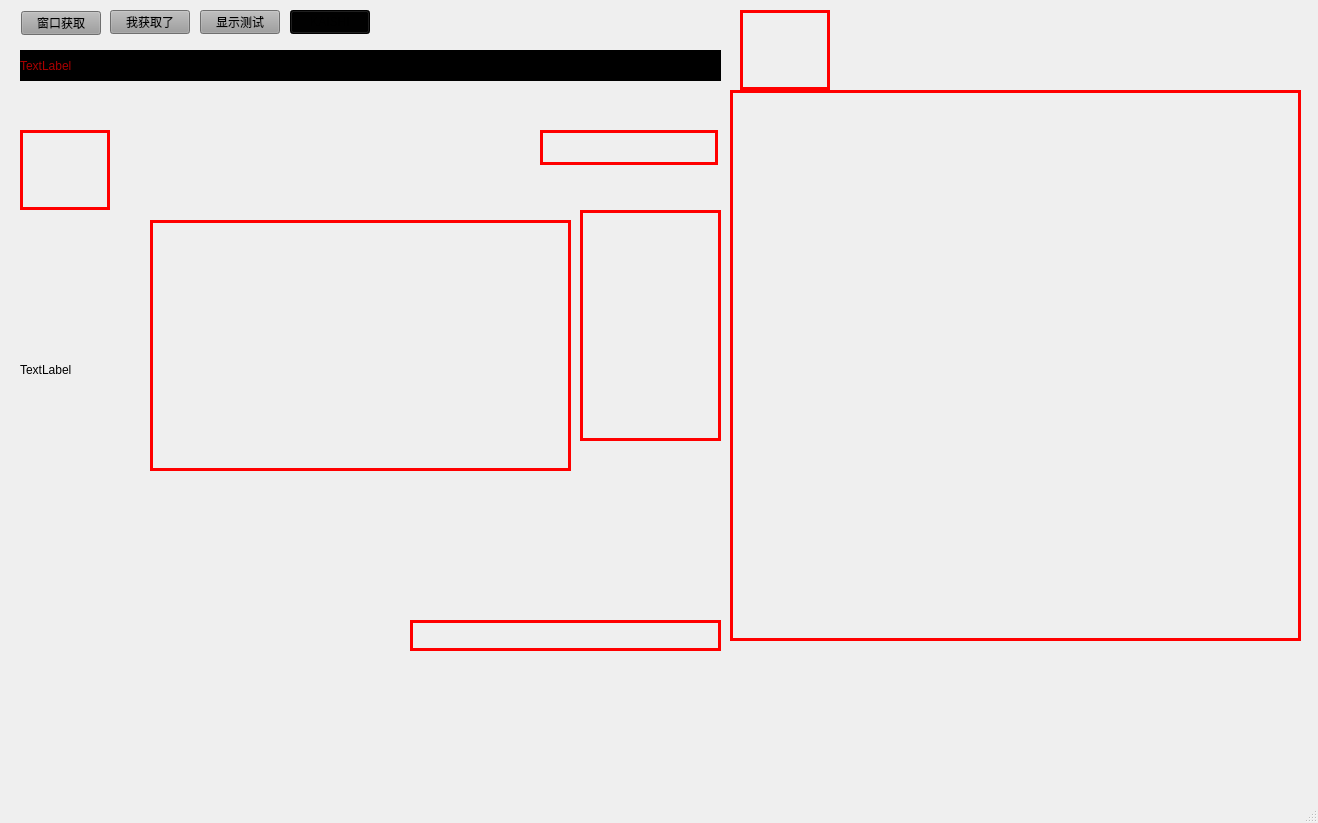
<?xml version="1.0" encoding="UTF-8"?>
<ui version="4.0">
 <class>MainWindow</class>
 <widget class="QMainWindow" name="MainWindow">
  <property name="geometry">
   <rect>
    <x>0</x>
    <y>0</y>
    <width>1318</width>
    <height>823</height>
   </rect>
  </property>
  <property name="minimumSize">
   <size>
    <width>800</width>
    <height>700</height>
   </size>
  </property>
  <property name="maximumSize">
   <size>
    <width>6000</width>
    <height>6000</height>
   </size>
  </property>
  <property name="windowTitle">
   <string>MainWindow</string>
  </property>
  <widget class="QWidget" name="centralwidget">
   <widget class="QLabel" name="label_gameinfo">
    <property name="geometry">
     <rect>
      <x>20</x>
      <y>90</y>
      <width>700</width>
      <height>560</height>
     </rect>
    </property>
    <property name="minimumSize">
     <size>
      <width>700</width>
      <height>560</height>
     </size>
    </property>
    <property name="maximumSize">
     <size>
      <width>700</width>
      <height>560</height>
     </size>
    </property>
    <property name="styleSheet">
     <string notr="true">background-image: url(:/pic/3.png);</string>
    </property>
    <property name="text">
     <string>TextLabel</string>
    </property>
    <property name="scaledContents">
     <bool>true</bool>
    </property>
   </widget>
   <widget class="QPushButton" name="pushButton_capture">
    <property name="geometry">
     <rect>
      <x>21</x>
      <y>11</y>
      <width>80</width>
      <height>24</height>
     </rect>
    </property>
    <property name="styleSheet">
     <string notr="true">
background-color: rgb(156, 156, 156);</string>
    </property>
    <property name="text">
     <string>窗口获取</string>
    </property>
   </widget>
   <widget class="QLabel" name="label_sysinfor">
    <property name="geometry">
     <rect>
      <x>20</x>
      <y>50</y>
      <width>701</width>
      <height>31</height>
     </rect>
    </property>
    <property name="styleSheet">
     <string notr="true">background-color: rgb(0, 0, 0);
color: rgb(170, 0, 0);</string>
    </property>
    <property name="text">
     <string>TextLabel</string>
    </property>
   </widget>
   <widget class="QPushButton" name="pushButton_imgtest">
    <property name="geometry">
     <rect>
      <x>200</x>
      <y>10</y>
      <width>80</width>
      <height>24</height>
     </rect>
    </property>
    <property name="styleSheet">
     <string notr="true">
background-color: rgb(156, 156, 156);</string>
    </property>
    <property name="text">
     <string>显示测试</string>
    </property>
   </widget>
   <widget class="QPushButton" name="pushButton_capture_2">
    <property name="geometry">
     <rect>
      <x>110</x>
      <y>10</y>
      <width>80</width>
      <height>24</height>
     </rect>
    </property>
    <property name="styleSheet">
     <string notr="true">
background-color: rgb(156, 156, 156);</string>
    </property>
    <property name="text">
     <string>我获取了</string>
    </property>
   </widget>
   <widget class="QLabel" name="label">
    <property name="geometry">
     <rect>
      <x>20</x>
      <y>130</y>
      <width>90</width>
      <height>80</height>
     </rect>
    </property>
    <property name="styleSheet">
     <string notr="true">border: 3px solid red;background: transparent;</string>
    </property>
    <property name="text">
     <string/>
    </property>
   </widget>
   <widget class="QLabel" name="label_2">
    <property name="geometry">
     <rect>
      <x>540</x>
      <y>130</y>
      <width>178</width>
      <height>35</height>
     </rect>
    </property>
    <property name="styleSheet">
     <string notr="true">border: 3px solid red;background: transparent;</string>
    </property>
    <property name="text">
     <string/>
    </property>
   </widget>
   <widget class="QLabel" name="label_3">
    <property name="geometry">
     <rect>
      <x>150</x>
      <y>220</y>
      <width>421</width>
      <height>251</height>
     </rect>
    </property>
    <property name="styleSheet">
     <string notr="true">border: 3px solid red;background: transparent;</string>
    </property>
    <property name="text">
     <string/>
    </property>
   </widget>
   <widget class="QLabel" name="label_4">
    <property name="geometry">
     <rect>
      <x>410</x>
      <y>620</y>
      <width>311</width>
      <height>31</height>
     </rect>
    </property>
    <property name="styleSheet">
     <string notr="true">border: 3px solid red;background: transparent;</string>
    </property>
    <property name="text">
     <string/>
    </property>
   </widget>
   <widget class="QLabel" name="label_6">
    <property name="geometry">
     <rect>
      <x>580</x>
      <y>210</y>
      <width>141</width>
      <height>231</height>
     </rect>
    </property>
    <property name="styleSheet">
     <string notr="true">border: 3px solid red;background: transparent;</string>
    </property>
    <property name="text">
     <string/>
    </property>
   </widget>
   <widget class="QPushButton" name="pushButton_START">
    <property name="geometry">
     <rect>
      <x>290</x>
      <y>10</y>
      <width>80</width>
      <height>24</height>
     </rect>
    </property>
    <property name="styleSheet">
     <string notr="true">background-color: rgb(1, 1, 1);</string>
    </property>
    <property name="text">
     <string>KAISHI</string>
    </property>
   </widget>
   <widget class="QLabel" name="label_7">
    <property name="geometry">
     <rect>
      <x>740</x>
      <y>10</y>
      <width>90</width>
      <height>80</height>
     </rect>
    </property>
    <property name="styleSheet">
     <string notr="true">border: 3px solid red;background: transparent;</string>
    </property>
    <property name="text">
     <string/>
    </property>
   </widget>
   <widget class="QLabel" name="label_9">
    <property name="geometry">
     <rect>
      <x>730</x>
      <y>90</y>
      <width>571</width>
      <height>551</height>
     </rect>
    </property>
    <property name="styleSheet">
     <string notr="true">border: 3px solid red;background: transparent;</string>
    </property>
    <property name="text">
     <string/>
    </property>
   </widget>
  </widget>
  <widget class="QMenuBar" name="menubar">
   <property name="geometry">
    <rect>
     <x>0</x>
     <y>0</y>
     <width>1318</width>
     <height>21</height>
    </rect>
   </property>
  </widget>
  <widget class="QStatusBar" name="statusbar"/>
 </widget>
 <resources/>
 <connections/>
</ui>
